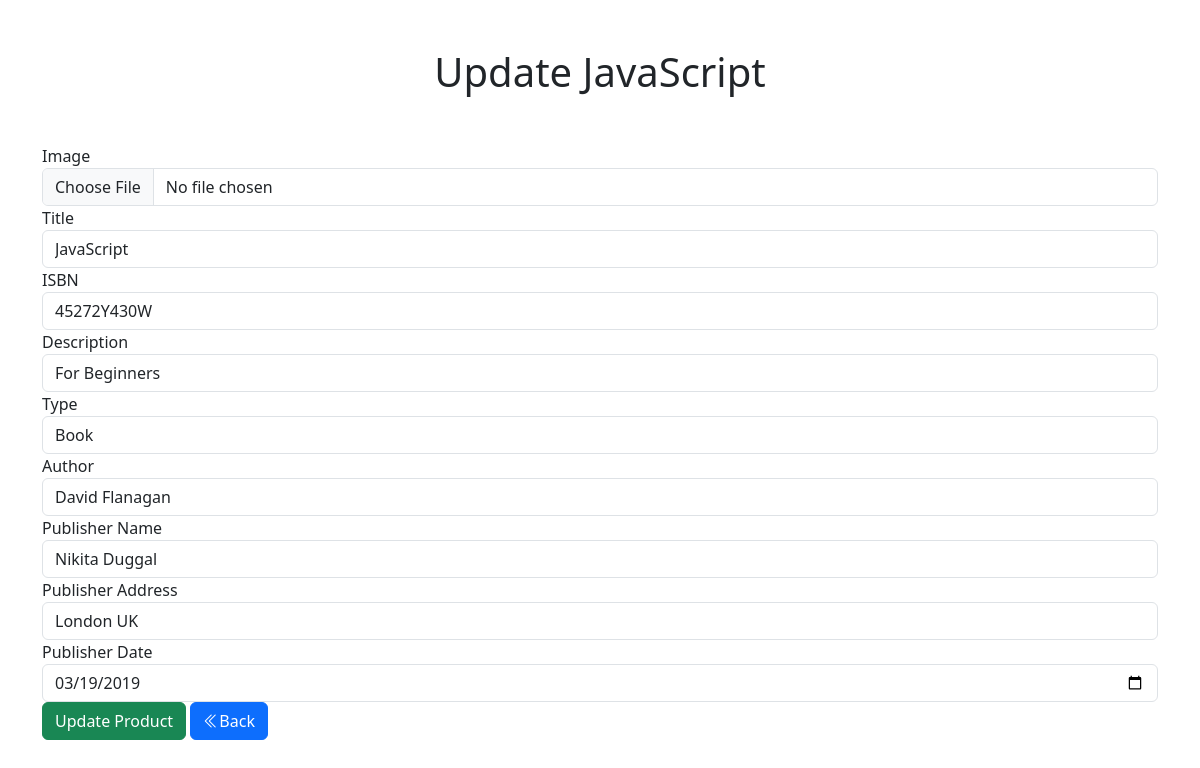
Page /update.php?id=1 on the committed database.
### tables this page shows
CREATE TABLE `biglibrary` (
  `id` int(11) NOT NULL,
  `image` text NOT NULL,
  `title` text NOT NULL,
  `ISBN` text NOT NULL,
  `short_description` text NOT NULL,
  `type` varchar(100) NOT NULL,
  `author_name` varchar(150) NOT NULL,
  `publisher_name` varchar(150) NOT NULL,
  `publisher_address` text NOT NULL,
  `publish_date` date NOT NULL
);

### update.php (the view, shortened to what this page needs)
<?php
require_once 'db_connect.php';
$id = $_GET['id'];
$sql = "SELECT * FROM biglibrary WHERE id = $id";
$result = mysqli_query($conn, $sql);
$product = mysqli_fetch_assoc($result);
?>
<!DOCTYPE html>
<html lang="en">
<head>
    <link rel="stylesheet" href="https://cdn.jsdelivr.net/npm/bootstrap-icons@1.10.3/font/bootstrap-icons.css">
    <link href="https://cdn.jsdelivr.net/npm/bootstrap@5.3.0-alpha1/dist/css/bootstrap.min.css" rel="stylesheet">
</head>
<body>
    <div class="container">
    <h1 class="text-center my-5">Update <?= $product['title']; ?></h1>
    <form method="POST" class="form-group" enctype="multipart/form-data">
    <label for="image">Image</label>
    <input type="file" name="image" class="form-control" id="image">
    <label for="title">Title</label>
    <input value="<?= $product['title']; ?>" type="text" name="title" class="form-control" placeholder="Name of Product" id="title">
    <label for="ISBN">ISBN</label>
    <input value="<?= $product['ISBN']; ?>" type="text" name="ISBN" class="form-control" placeholder="ISBN of Product" id="ISBN">
    <label for="short_description">Description</label>
    <input value="<?= $product['short_description']; ?>" type="text" name="short_description" class="form-control" placeholder="Description of Product" id="short_description">
    <label for="type">Type</label>
    <input value="<?= $product['type']; ?>" type="text" name="type" class="form-control" placeholder="Type of Product" id="type">
    <label for="author_name">Author</label>
    <input value="<?= $product['author_name']; ?>" type="text" name="author_name" class="form-control" placeholder="Author Name" id="author_name">
    <label for="publisher_name">Publisher Name</label>
    <input value="<?= $product['publisher_name']; ?>" type="text" name="publisher_name" class="form-control" placeholder="Publisher Name" id="publisher_name">
    <label for="publisher_address">Publisher Address</label>
    <input value="<?= $product['publisher_address']; ?>" type="text" name="publisher_address" class="form-control" placeholder="Publisher Address" id="publisher_address">
    <label for="publish_date">Publisher Date</label>
    <input value="<?= $product['publish_date']; ?>" type="date" name="publish_date" class="form-control" placeholder="Publish Date" id="publish_date">
    <input type="submit" value="Update Product" name="submit" class="btn btn-success">
    <a class="btn btn-primary" href="index.php"><i class="bi bi-chevron-double-left"></i>Back</a>
    </form>
    </div>
</body>
</html>

### rows in the picture
biglibrary: title "JavaScript", ISBN "45272Y430W", short_description "For Beginners", type "Book", author_name "David Flanagan", publisher_name "Nikita Duggal", publisher_address "London UK", publish_date "03/19/2019"
